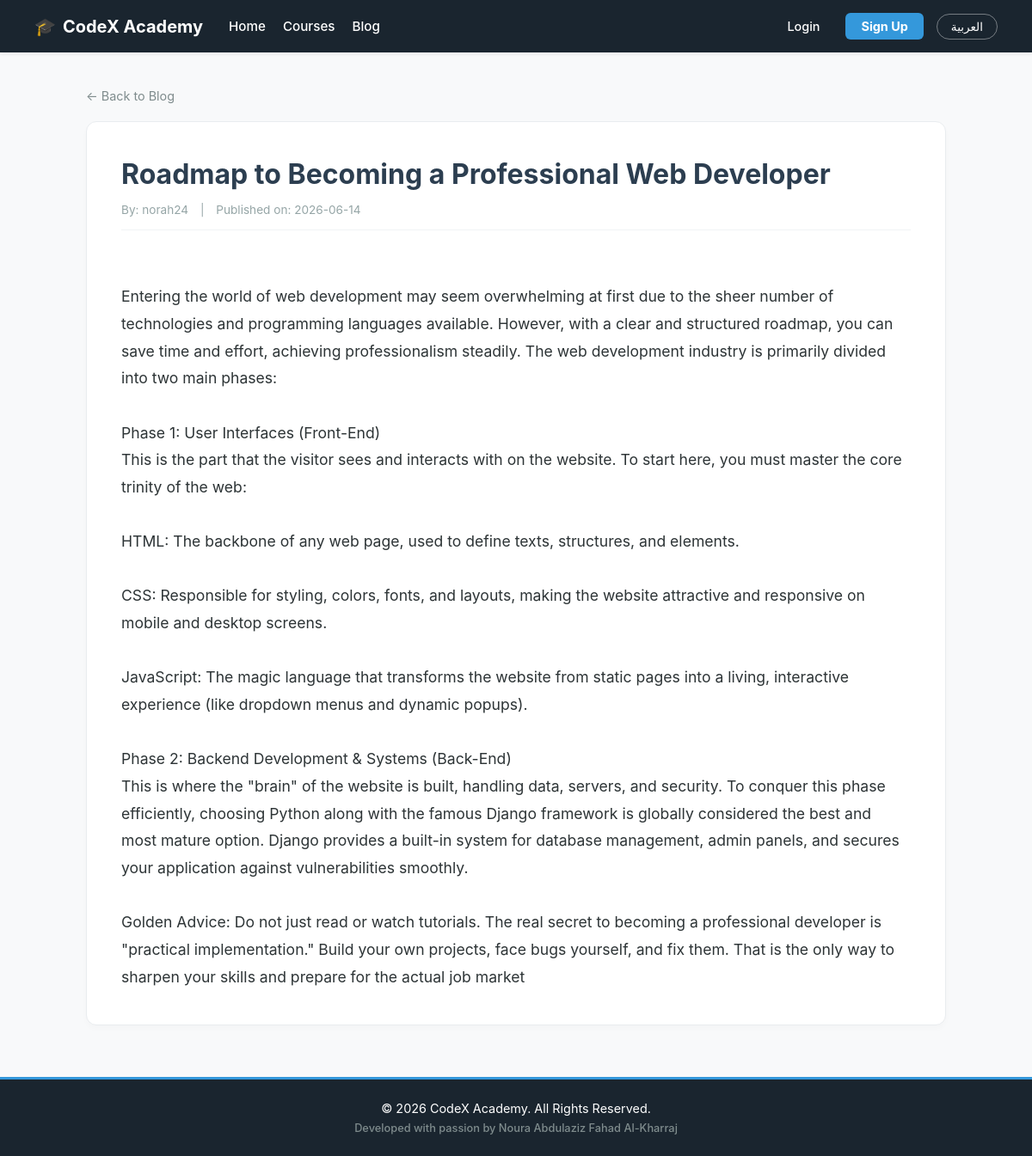
The app's page /blog/post/2/ with its own data.
### blog/models.py (models this page shows, shortened)
class Post(models.Model):
    title_en = models.CharField(max_length=200, verbose_name='Post Title (english)')
    title_ar = models.CharField(max_length=200, verbose_name='Post Title (arabic)')
    content_en = models.TextField(verbose_name='Post Content (english)')
    content_ar = models.TextField(verbose_name='Post Content (arabic)')
    author = models.ForeignKey(User, on_delete=models.CASCADE, related_name='posts', verbose_name='Author')
    image = models.ImageField(upload_to='blog_images/', verbose_name='Post Image', null=True, blank=True)
    created_at = models.DateTimeField(auto_now_add=True)

### blog/views.py (the view)
# urls.py: path('post/<int:post_id>/', views.post_detail, name='post_detail'),
def post_detail(request, post_id):
    post = get_object_or_404(Post, id=post_id)
    return render(request, 'blog/post_detail.html', {'post': post})

### blog/templates/blog/post_detail.html (shortened to what this page needs)
{% extends 'base.html' %}
{% block content %}
    <div style="margin-bottom: 20px;">
        <a href="{% url 'blog:post_list' %}" style="text-decoration: none; color: #7f8c8d; font-size: 0.9rem;">
            {% if LANGUAGE_CODE == 'ar' %}← العودة إلى قائمة المقالات{% else %}← Back to Blog{% endif %}
        </a>
    </div>
    <article style="background: white; border: 1px solid #e9ecef; border-radius: 12px; padding: 40px; box-shadow: 0 4px 6px rgba(0,0,0,0.02);">
        <h1 style="color: #2c3e50; margin-top: 0; margin-bottom: 12px; font-size: 2rem; line-height: 1.3;">
            {% if LANGUAGE_CODE == 'ar' %}{{ post.title_ar }}{% else %}{{ post.title_en }}{% endif %}
        </h1>
        <div style="color: #95a5a6; font-size: 0.85rem; margin-bottom: 30px; padding-bottom: 15px; border-bottom: 1px solid #f1f3f5;">
            <span>{% if LANGUAGE_CODE == 'ar' %}بواسطة:{% else %}By:{% endif %} {{ post.author.username }}</span>
            <span style="margin: 0 10px;">|</span>
            <span>{% if LANGUAGE_CODE == 'ar' %}تاريخ النشر:{% else %}Published on:{% endif %} {{ post.created_at|date:"Y-m-d" }}</span>
        </div>
        <div style="color: #2d3436; font-size: 1.1rem; line-height: 1.8; white-space: pre-line;">
            {% if LANGUAGE_CODE == 'ar' %}{{ post.content_ar }}{% else %}{{ post.content_en }}{% endif %}
        </div>
    </article>
{% endblock %}

### templates/base.html (style rules this page uses)
body { font-family: -apple-system, BlinkMacSystemFont, "Segoe UI", Roboto, Helvetica, Arial, sans-serif; margin: 0; padding: 0; background-color: #f8f9fa; color: #212529; }

### records on screen
Post: title_en "Roadmap to Becoming a Professional Web Developer", author.username "norah24", created_at "2026-06-14", content_en "Entering the world of web development may seem overwhelming at first due to the sheer number of technologies and programming languages available. However, with a clear and structured roadmap, you can save time and effort, achieving professionalism steadily. The web development industry is primarily divided into two main phases: Phase 1: User Interfaces (Front-End) This is the part that the visitor sees and interacts with on the website. To start here, you must master the core trinity of the web: HTML: The backbone of any web page, used to define texts, structures, and elements. CSS: Responsible for styling, colors, fonts, and layouts, making the website attractive and responsive on mobile…"
